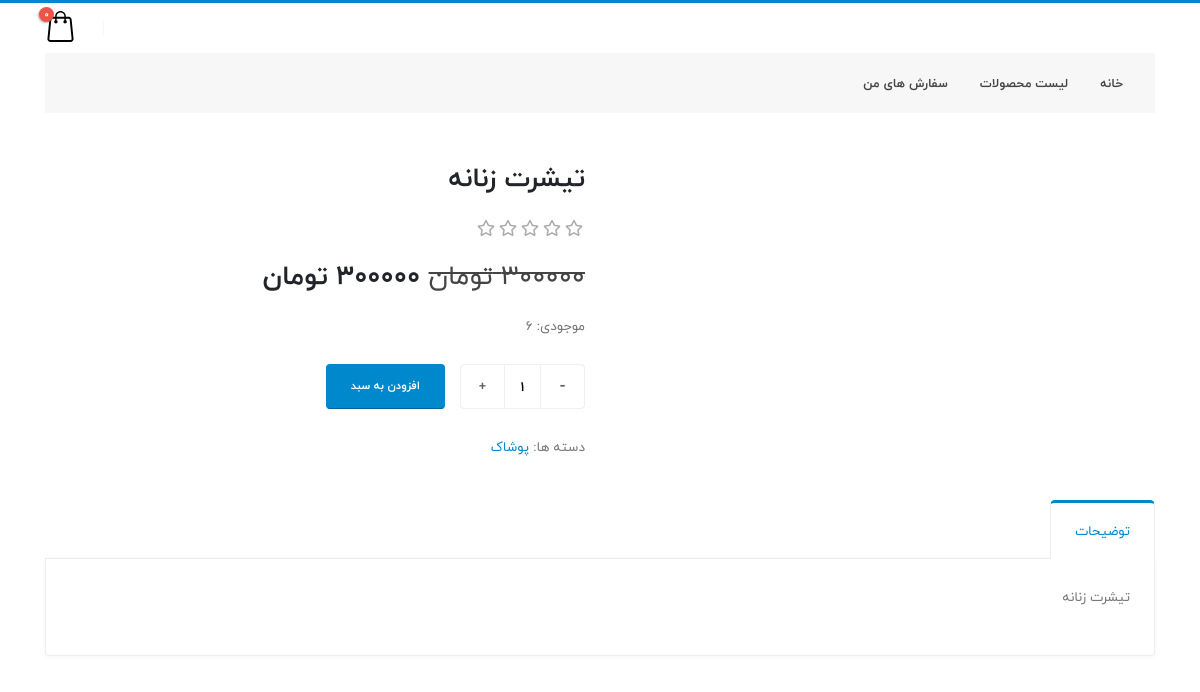
The page /product/4/t-shirt/ on the database its author committed.
### store/models.py (models this page shows, shortened)
class Product(models.Model):
    category = models.ForeignKey(Category, related_name='products', on_delete=models.CASCADE, verbose_name='دسته بندی')
    name = models.CharField(max_length=255, verbose_name='نام')
    slug = models.SlugField(max_length=255, verbose_name='اسلاگ')
    description = models.TextField(max_length=1200, verbose_name='توضیحات')
    inventory = models.PositiveIntegerField(default=0, verbose_name='موجودی')
    price = models.PositiveIntegerField(default=0, verbose_name='قیمت')
    weight = models.PositiveIntegerField(default=0, verbose_name='وزن')
    off = models.PositiveIntegerField(default=0, verbose_name='تخفیف')
    new_price = models.PositiveIntegerField(default=0, verbose_name='قیمت پس از تخفیف')
    created = models.DateTimeField(auto_now_add=True, verbose_name='زمان ایجاد')
    updated = models.DateTimeField(auto_now=True, verbose_name='زمان بروزرسانی')
    class Meta:
        ordering = ['-created']
        indexes = [
            models.Index(fields=['id', 'slug']),
            models.Index(fields=['name']),
            models.Index(fields=['-created']),
        ]
        verbose_name = 'محصول'
        verbose_name_plural = 'محصولات'

class Category(models.Model):
    name = models.CharField(max_length=250, verbose_name='نام دسته بندی')
    slug = models.SlugField(max_length=250, unique=True, verbose_name='اسلاگ')
    class Meta:
        ordering = ['name']
        indexes = [
            models.Index(fields=['name']),
        ]
        verbose_name = 'دسته بندی'
        verbose_name_plural = 'دسته بندی ها'
    def __str__(self):
        return self.name

### store/views.py (the view)
# urls.py: path('product/<int:id>/<slug:slug>/', views.product_detail, name='product_detail'),
def product_detail(request, slug, id):
    product = get_object_or_404(Product, slug=slug, id=id)
    context = {
        'product': product,
    }
    return render(request, "store/detail.html", context)

### cart/cart.py (called while the page is built)
    def get_total_price(self):
        price = sum(item['price'] * item['quantity'] for item in self.cart.values())
        return price

    def __len__(self):
        return sum(item['quantity'] for item in self.cart.values())

### cart/context_processors.py (called while the page is built)
def cart(request):
    return {'cart': Cart(request)}

### store/templates/store/detail.html (shortened to what this page needs)
<!DOCTYPE html>
<html dir="rtl" lang="fa">
{% extends 'parent/base.html' %}
{% load static %}
{% block content %}
		<div class="body">
			<div role="main" class="main shop pt-4">
				<div class="container">
					<div class="row">
						<div class="col-lg-6">
						</div>
						<div class="col-lg-6">
							<div class="summary entry-summary">
								<h1 class="mb-2 font-weight-bold text-7">{{ product.name }}</h1>
								<div class="py-1 clearfix">
									<div title="Rated 3 out of 5" class="float-left">
									</div>
								</div>
								<p class="price">
                                    <del><span class="amount">{{ product.price }} تومان</span></del>
									<span class="amount text-dark font-weight-semibold">{{ product.new_price }} تومان</span>
								</p>
								<p class="mb-4">موجودی: {{ product.inventory }}</p>
									<div class="quantity quantity-lg">
										<input type="button" class="minus" value="-">
										<input type="text" class="input-text qty text" title="Qty" value="1" name="quantity" id="id-quantity" min="1" step="1">
										<input type="button" class="plus" value="+">
									</div>
                                {% if count %}
                                    <button type="button" class="btn btn-primary btn-modern text-uppercase mb-4" id="add-cart" disabled>فاقد موجودی</button>
                                {% else %}
                                    <button type="button" class="btn btn-primary btn-modern text-uppercase mb-4" id="add-cart">افزودن به سبد</button>
                                {% endif %}
								<div class="product-meta">
									<span class="posted-in">دسته ها: <a rel="tag" href="#">{{ product.category }}</a></span>
								</div>
							</div>
						</div>
					</div>
					<div class="row">
						<div class="col">
							<div class="tabs tabs-product mb-2">
								<ul class="nav nav-tabs d-block d-sm-flex">
									<li class="nav-item active"><a class="nav-link py-3 px-4" href="#productDescription" data-toggle="tab">توضیحات</a></li>
								</ul>
								<div class="tab-content p-0">
									<div class="tab-pane p-4 active" id="productDescription">
										<p>{{ product.description }}</p>
									</div>
								</div>
							</div>
						</div>
					</div>
				</div>
			</div>
		</div>
{% endblock %}

### store/static/css/theme-shop.css (style rules this page uses)
.shop .summary .price { color: #444; font-size: 2em; line-height: 30px; margin-top: 15px; clear: both; }
.shop .summary h1 { font-family: inherit; }
.shop .quantity { margin: 0 0 25px 15px; overflow: hidden; position: relative; width: 125px; height: 40px; float: right; }
.shop .quantity .minus { background: transparent; border: 1px solid #F0F0F0; border-radius: 2px; box-shadow: none; color: #5E5E5E; cursor: pointer; display: block; font-size: 18px; font-weight: bold; height: 40px; line-height: 13px; margin: 0; overflow: visible; outline: 0; padding: 0; position: absolute; text-align: center; text-decoration: none; vertical-align: text-top; width: 40px; border-radius: 0 0.25rem 0.25rem 0; }
.shop .quantity .plus { background: transparent; border: 1px solid #F0F0F0; border-radius: 2px; box-shadow: none; color: #5E5E5E; cursor: pointer; display: block; font-size: 13px; font-weight: bold; height: 40px; line-height: 13px; margin: 0; overflow: visible; outline: 0; padding: 0; position: absolute; text-align: center; text-decoration: none; vertical-align: text-top; width: 40px; border-radius: 0.25rem 0 0 0.25rem; left: 0; top: 0; }
.shop .quantity .qty { border: 1px solid #F0F0F0; box-shadow: none; float: right; height: 40px; padding: 0 39px; text-align: center; width: 125px; font-weight: bold; font-size: 1em; outline: 0; border-radius: .25rem; }
.shop .quantity.quantity-lg { height: 45px; }
.shop .quantity.quantity-lg .minus { height: 45px; width: 45px; }
.shop .quantity.quantity-lg .plus { height: 45px; width: 45px; }
.shop .quantity.quantity-lg .qty { height: 45px; }
.shop .product-meta { clear: both; }
.shop .tabs-product { margin-top: 40px; }

### rows shown on the page
Product: name "تیشرت زنانه", price "300000", inventory "6", category "پوشاک", description "تیشرت زنانه"

### other values the page prints
{{ item_count }} "0"
